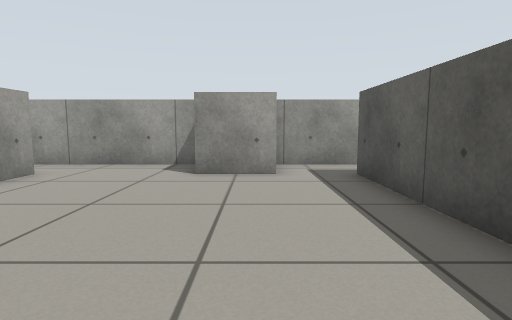
[1] (above)

16 first-person views from a walk through a robot-simulator world made for Gazebo. The camera is 0.57 m above the floor, tilts 6° down and sees 80° across. The floor is counted in squares, 0.5 m on a side. Each view is taken from the middle of a square. On the plan, view 1 faces up. The plan holds only what a view shows up to about 13 squares ahead; the rest is blank.

[2]
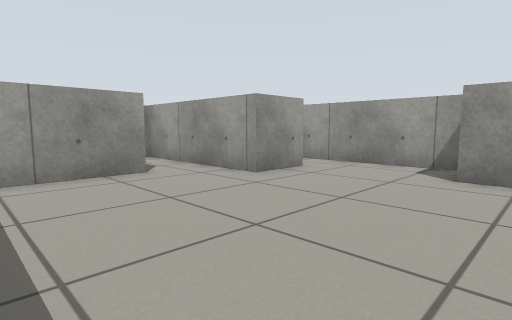

[3]
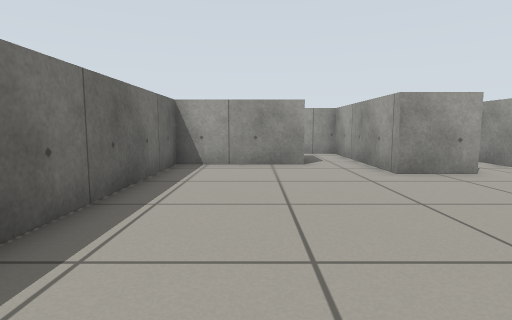

[4]
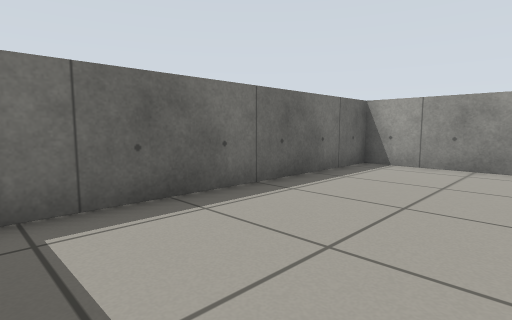

[5]
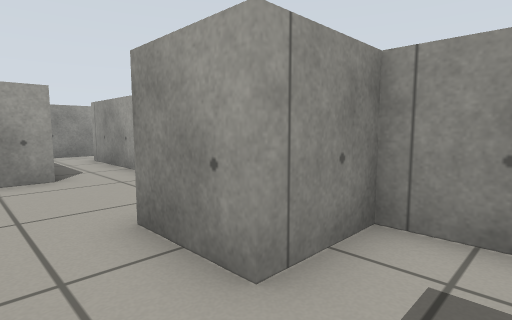

[6]
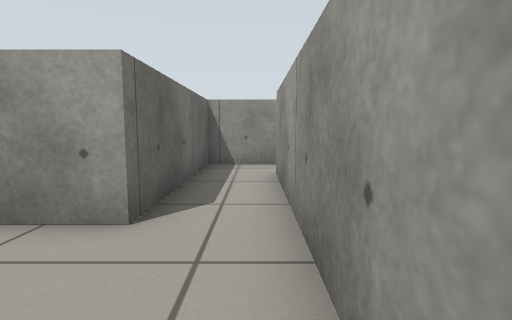

[7]
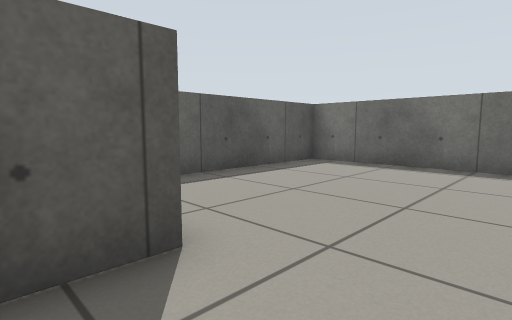

[8]
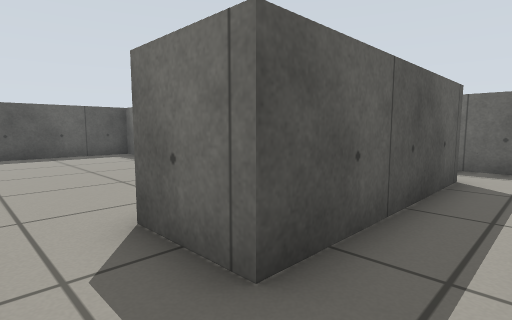

[9]
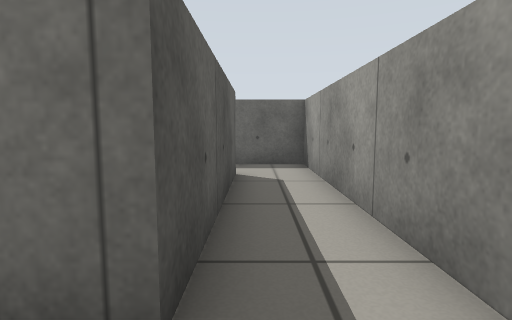

[10]
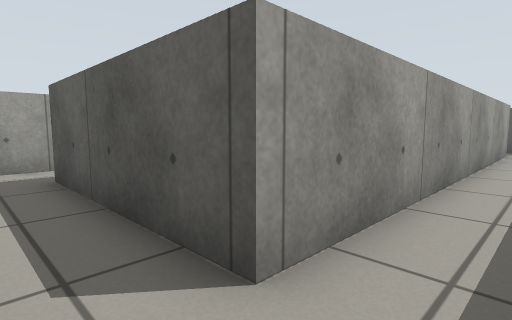

[11]
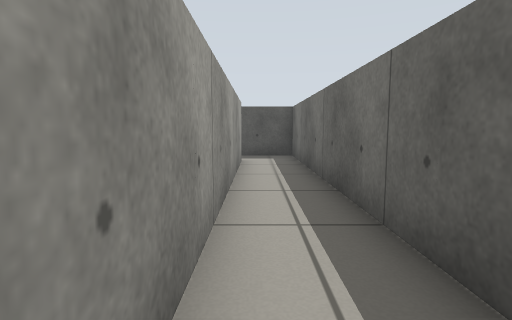

[12]
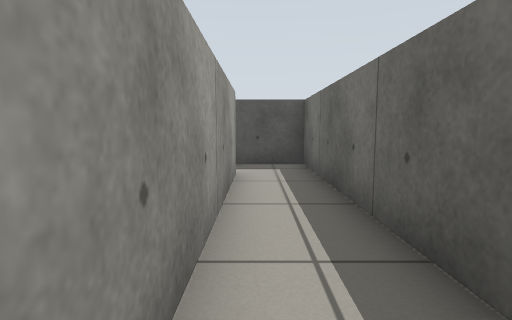

[13]
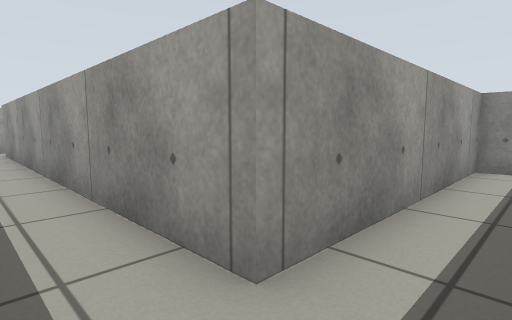

[14]
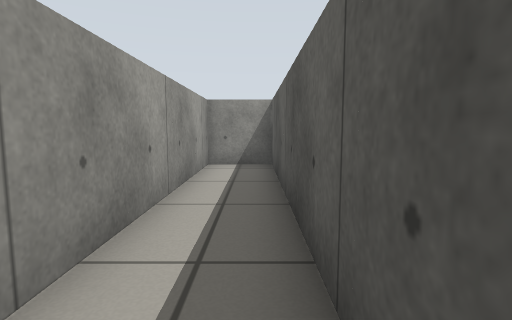

[15]
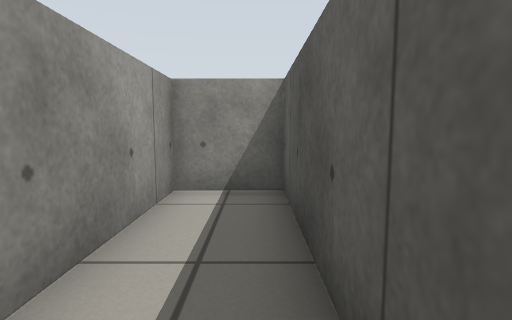

[16]
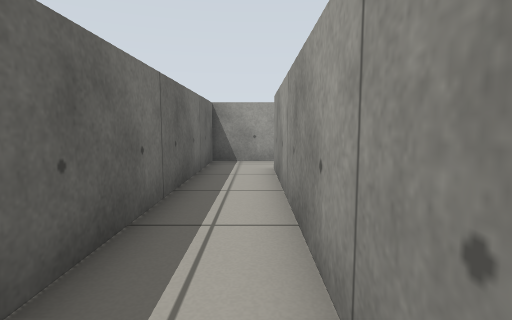

### Floor plan
Ten units are one square. View 1 is at (0, 0); x grows to the right and y downward. Boxes are objects, and circles mark ways between rooms. Rooms are numbered by the first view taken in them; rooms with no view inside come last. Other rooms are left out.
<svg viewBox="-120 -110 190 160">
<path fill="none" stroke="#000" d="M-19 -95 -95 -95M-95 -35 -75 -35 -75 5 25 5 25 -75M32 -95 5 -95 5 -75 -15 -75 -15 -89M-115 -101 -115 -75 -55 -75 -55 -55 -95 -55M-115 -34 -115 45 65 45 65 -55 45 -55 45 25 -95 25 -95 -35M-95 -55 -115 -55"/>
<circle cx="-85" cy="-45" r="3" fill="#2a7"/>
<text x="-30" y="-50">1</text>
<text x="-30" y="30">2</text>
</svg>
Room 1 opens to room 2.

Where each view was taken, in squares from view 1:
view 1: 0 up, 0 right, facing up
view 2: 0 up, 0 right, facing up-left
view 3: 2 up, 2 right, facing left
view 4: 4 up, 2 right, facing down-left
view 5: 6 up, 2 right, facing up-left
view 6: 9 up, 2 left, facing left
view 7: 9 up, 4 left, facing down-right
view 8: 5 up, 11 left, facing down-right
view 9: 5 up, 10 left, facing down
view 10: 4 down, 11 left, facing up-right
view 11: 3 down, 6 left, facing right
view 12: 3 down, 3 left, facing right
view 13: 4 down, 6 right, facing up-left
view 14: 4 down, 6 right, facing up
view 15: 0 up, 6 right, facing up
view 16: 3 down, 1 left, facing left
